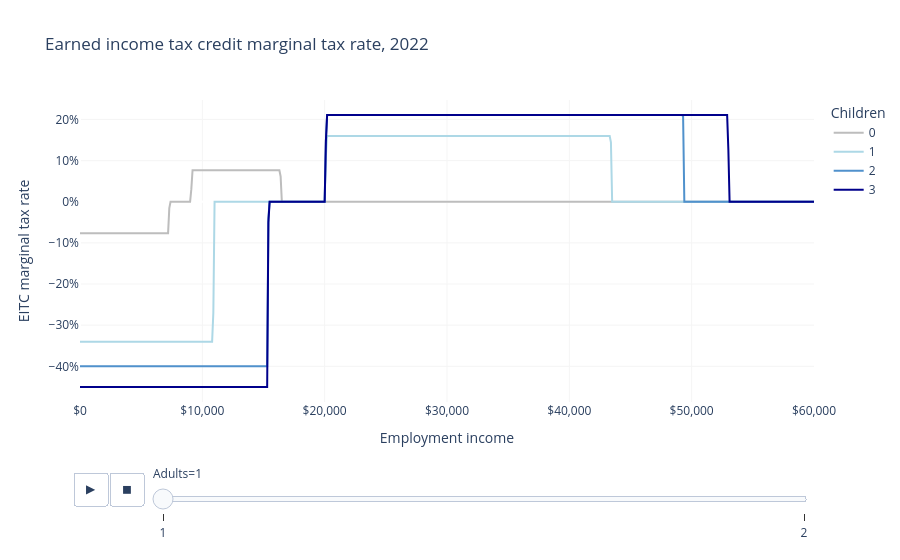

The cell this chart's notebook holds for it:
### Markdown cell above
The EITC has marginal tax rates ranging from -45% to +21%, depending on the household structure and income.

### Code cell
fig = px.line(
    df,
    "employment_income",
    "mtr",
    color="children",
    animation_frame="adults",
    labels=LABELS,
    title="Earned income tax credit marginal tax rate, 2022",
    color_discrete_map=COLOR_MAP,
)
fig.update_layout(
    xaxis_tickformat="$,",
    yaxis_tickformat=".0%",
    plot_bgcolor="white",
    xaxis_gridcolor=LIGHT_GRAY,
    yaxis_gridcolor=LIGHT_GRAY,
)
fig.show()

### Figure 1 — Plotly figure (JSON) as saved in the notebook; plotly's stock layout.template omitted (floating-point values rounded to 4 significant figures; data arrays with more than 128 entries replaced by an {"elided": "..."} marker saying what was removed)
{"data": [{"hovertemplate": "Children=0<br>Adults=1<br>Employment income=%{x}<br>EITC marginal tax rate=%{y}<extra></extra>", "legendgroup": "0", "line": {"color": "#BDBDBD", "dash": "solid"}, "marker": {"symbol": "circle"}, "mode": "lines", "name": "0", "orientation": "v", "showlegend": true, "type": "scatter", "x": {"elided": "601 float values"}, "xaxis": "x", "y": {"elided": "601 float values"}, "yaxis": "y"}, {"hovertemplate": "Children=1<br>Adults=1<br>Employment income=%{x}<br>EITC marginal tax rate=%{y}<extra></extra>", "legendgroup": "1", "line": {"color": "lightblue", "dash": "solid"}, "marker": {"symbol": "circle"}, "mode": "lines", "name": "1", "orientation": "v", "showlegend": true, "type": "scatter", "x": {"elided": "601 float values"}, "xaxis": "x", "y": {"elided": "601 float values"}, "yaxis": "y"}, {"hovertemplate": "Children=2<br>Adults=1<br>Employment income=%{x}<br>EITC marginal tax rate=%{y}<extra></extra>", "legendgroup": "2", "line": {"color": "#5091cc", "dash": "solid"}, "marker": {"symbol": "circle"}, "mode": "lines", "name": "2", "orientation": "v", "showlegend": true, "type": "scatter", "x": {"elided": "601 float values"}, "xaxis": "x", "y": {"elided": "601 float values"}, "yaxis": "y"}, {"hovertemplate": "Children=3<br>Adults=1<br>Employment income=%{x}<br>EITC marginal tax rate=%{y}<extra></extra>", "legendgroup": "3", "line": {"color": "darkblue", "dash": "solid"}, "marker": {"symbol": "circle"}, "mode": "lines", "name": "3", "orientation": "v", "showlegend": true, "type": "scatter", "x": {"elided": "601 float values"}, "xaxis": "x", "y": {"elided": "601 float values"}, "yaxis": "y"}], "layout": {"legend": {"title": {"text": "Children"}, "tracegroupgap": 0}, "plot_bgcolor": "white", "sliders": [{"active": 0, "currentvalue": {"prefix": "Adults="}, "len": 0.9, "pad": {"b": 10, "t": 60}, "steps": [{"args": [["1"], {"frame": {"duration": 0, "redraw": false}, "fromcurrent": true, "mode": "immediate", "transition": {"duration": 0, "easing": "linear"}}], "label": "1", "method": "animate"}, {"args": [["2"], {"frame": {"duration": 0, "redraw": false}, "fromcurrent": true, "mode": "immediate", "transition": {"duration": 0, "easing": "linear"}}], "label": "2", "method": "animate"}], "x": 0.1, "xanchor": "left", "y": 0, "yanchor": "top"}], "title": {"text": "Earned income tax credit marginal tax rate, 2022"}, "updatemenus": [{"buttons": [{"args": [null, {"frame": {"duration": 500, "redraw": false}, "fromcurrent": true, "mode": "immediate", "transition": {"duration": 500, "easing": "linear"}}], "label": "&#9654;", "method": "animate"}, {"args": [[null], {"frame": {"duration": 0, "redraw": false}, "fromcurrent": true, "mode": "immediate", "transition": {"duration": 0, "easing": "linear"}}], "label": "&#9724;", "method": "animate"}], "direction": "left", "pad": {"r": 10, "t": 70}, "showactive": false, "type": "buttons", "x": 0.1, "xanchor": "right", "y": 0, "yanchor": "top"}], "xaxis": {"anchor": "y", "domain": [0.0, 1.0], "gridcolor": "#F5F5F5", "tickformat": "$,", "title": {"text": "Employment income"}}, "yaxis": {"anchor": "x", "domain": [0.0, 1.0], "gridcolor": "#F5F5F5", "tickformat": ".0%", "title": {"text": "EITC marginal tax rate"}}}}
